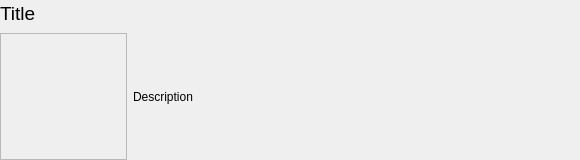
<?xml version="1.0" encoding="UTF-8"?>
<ui version="4.0">
 <class>RSSEntry</class>
 <widget class="QWidget" name="RSSEntry">
  <property name="geometry">
   <rect>
    <x>0</x>
    <y>0</y>
    <width>580</width>
    <height>160</height>
   </rect>
  </property>
  <property name="sizePolicy">
   <sizepolicy hsizetype="Preferred" vsizetype="Fixed">
    <horstretch>0</horstretch>
    <verstretch>0</verstretch>
   </sizepolicy>
  </property>
  <property name="minimumSize">
   <size>
    <width>0</width>
    <height>160</height>
   </size>
  </property>
  <property name="maximumSize">
   <size>
    <width>16777215</width>
    <height>160</height>
   </size>
  </property>
  <property name="windowTitle">
   <string>Form</string>
  </property>
  <widget class="QWidget" name="verticalLayoutWidget">
   <property name="geometry">
    <rect>
     <x>0</x>
     <y>0</y>
     <width>581</width>
     <height>161</height>
    </rect>
   </property>
   <layout class="QVBoxLayout" name="mainLayout">
    <item>
     <widget class="QLabel" name="titleLabel">
      <property name="sizePolicy">
       <sizepolicy hsizetype="Preferred" vsizetype="Fixed">
        <horstretch>0</horstretch>
        <verstretch>0</verstretch>
       </sizepolicy>
      </property>
      <property name="minimumSize">
       <size>
        <width>0</width>
        <height>27</height>
       </size>
      </property>
      <property name="maximumSize">
       <size>
        <width>16777215</width>
        <height>27</height>
       </size>
      </property>
      <property name="font">
       <font>
        <pointsize>14</pointsize>
       </font>
      </property>
      <property name="text">
       <string>Title</string>
      </property>
     </widget>
    </item>
    <item>
     <layout class="QHBoxLayout" name="horizontalLayout">
      <item>
       <widget class="QLabel" name="imageLabel">
        <property name="sizePolicy">
         <sizepolicy hsizetype="Fixed" vsizetype="Fixed">
          <horstretch>0</horstretch>
          <verstretch>0</verstretch>
         </sizepolicy>
        </property>
        <property name="minimumSize">
         <size>
          <width>50</width>
          <height>50</height>
         </size>
        </property>
        <property name="maximumSize">
         <size>
          <width>127</width>
          <height>127</height>
         </size>
        </property>
        <property name="frameShape">
         <enum>QFrame::StyledPanel</enum>
        </property>
        <property name="text">
         <string/>
        </property>
        <property name="scaledContents">
         <bool>true</bool>
        </property>
       </widget>
      </item>
      <item>
       <widget class="QLabel" name="descriptionLabel">
        <property name="text">
         <string>Description</string>
        </property>
       </widget>
      </item>
     </layout>
    </item>
   </layout>
  </widget>
 </widget>
 <resources/>
 <connections/>
</ui>
